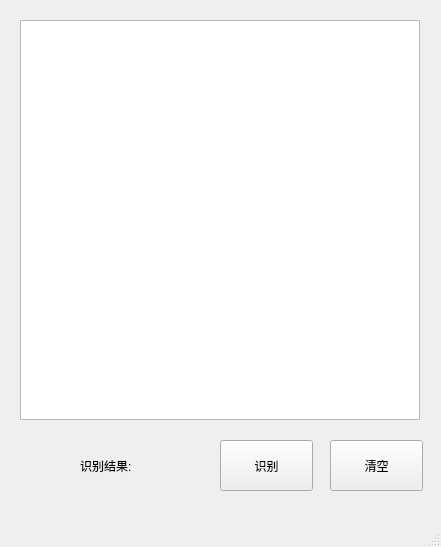
<?xml version="1.0" encoding="UTF-8"?>
<ui version="4.0">
 <class>MainWindow</class>
 <widget class="QMainWindow" name="MainWindow">
  <property name="geometry">
   <rect>
    <x>0</x>
    <y>0</y>
    <width>441</width>
    <height>547</height>
   </rect>
  </property>
  <property name="windowTitle">
   <string>MainWindow</string>
  </property>
  <widget class="QWidget" name="centralwidget">
   <widget class="QTextEdit" name="paintboard">
    <property name="geometry">
     <rect>
      <x>20</x>
      <y>20</y>
      <width>400</width>
      <height>400</height>
     </rect>
    </property>
   </widget>
   <widget class="QPushButton" name="pushButton_recognize">
    <property name="geometry">
     <rect>
      <x>220</x>
      <y>440</y>
      <width>93</width>
      <height>51</height>
     </rect>
    </property>
    <property name="text">
     <string>识别</string>
    </property>
   </widget>
   <widget class="QPushButton" name="pushButton_clear">
    <property name="geometry">
     <rect>
      <x>330</x>
      <y>440</y>
      <width>93</width>
      <height>51</height>
     </rect>
    </property>
    <property name="text">
     <string>清空</string>
    </property>
   </widget>
   <widget class="QLabel" name="label_result">
    <property name="geometry">
     <rect>
      <x>80</x>
      <y>440</y>
      <width>91</width>
      <height>51</height>
     </rect>
    </property>
    <property name="text">
     <string>识别结果:</string>
    </property>
   </widget>
   <widget class="QLabel" name="label_img">
    <property name="geometry">
     <rect>
      <x>20</x>
      <y>450</y>
      <width>31</width>
      <height>31</height>
     </rect>
    </property>
    <property name="text">
     <string/>
    </property>
   </widget>
  </widget>
  <widget class="QMenuBar" name="menubar">
   <property name="geometry">
    <rect>
     <x>0</x>
     <y>0</y>
     <width>441</width>
     <height>26</height>
    </rect>
   </property>
  </widget>
  <widget class="QStatusBar" name="statusbar"/>
 </widget>
 <resources/>
 <connections/>
</ui>
